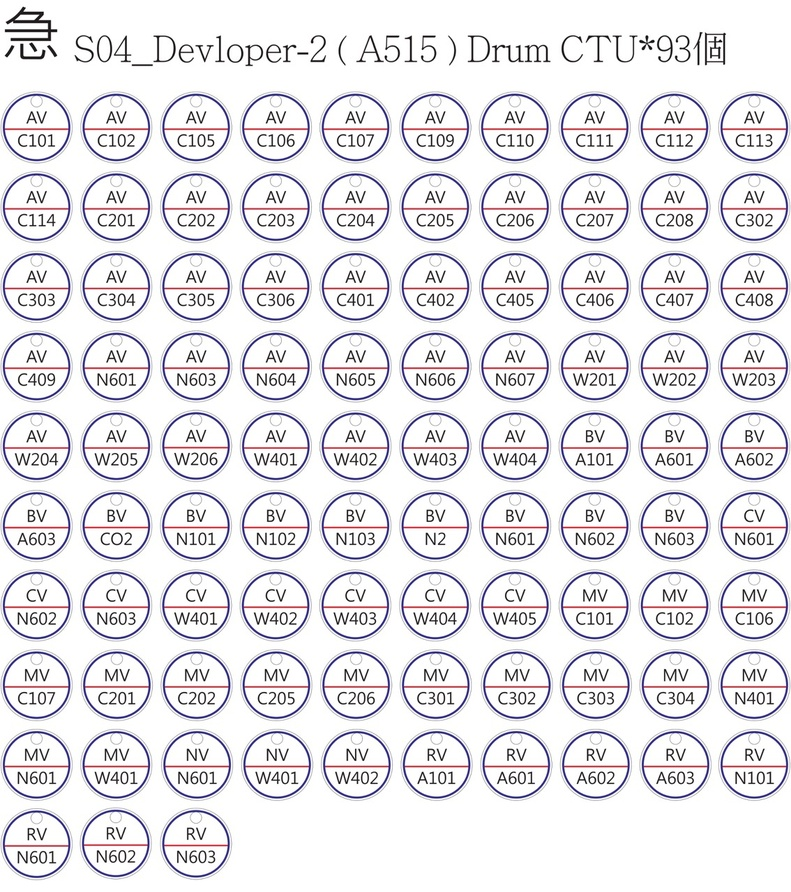
#> input picture dataset/images/train/大260202 AP7-P2設備-O-page-00001.jpeg, 791 x 892 px, shrunk from 1134 x 1280 before the run; its folder holds only this picture in this run
$ python label_tool.py -i dataset/images/train
#> lines starting #> are read from the running program, lines starting #| are printed output that depends on the picture
"""
Automatic Label Generation Tool using Hough Circle Detection

This tool provides semi-automated labeling for YOLO training by detecting
circles in images and creating initial bounding box annotations.
"""

import random
import shutil
from pathlib import Path

import cv2
import numpy as np


def detect_circles_hough(
    image: np.ndarray,
    dp: float = 1.2,
    min_dist: int = 50,
    param1: int = 50,
    param2: int = 30,
    min_radius: int = 20,
    max_radius: int = 100
) -> list[tuple[int, int, int]]:
    """
    Detect circles using Hough Circle Transform.

    Args:
        image: Input BGR image
        dp: Inverse ratio of accumulator resolution to image resolution
        min_dist: Minimum distance between circle centers
        param1: Higher threshold for Canny edge detector
        param2: Threshold for center detection
        min_radius: Minimum circle radius
        max_radius: Maximum circle radius

    Returns:
        List of (center_x, center_y, radius) tuples
    """
    # Convert to grayscale
    gray = cv2.cvtColor(image, cv2.COLOR_BGR2GRAY)

    # Apply Gaussian blur to reduce noise
    blurred = cv2.GaussianBlur(gray, (9, 9), 2)

    # Detect circles
    circles = cv2.HoughCircles(
        blurred,
        cv2.HOUGH_GRADIENT,
        dp=dp,
        minDist=min_dist,
        param1=param1,
        param2=param2,
        minRadius=min_radius,
        maxRadius=max_radius
    )

    if circles is None:
        return []

    # Convert to list of tuples
    circles = np.round(circles[0, :]).astype(int)
    return [(int(c[0]), int(c[1]), int(c[2])) for c in circles]


def circle_to_yolo_bbox(
    cx: int, cy: int, radius: int,
    img_width: int, img_height: int,
    padding_ratio: float = 0.1
) -> tuple[float, float, float, float]:
    """
    Convert a circle to YOLO format bounding box.

    YOLO format: <class_id> <x_center> <y_center> <width> <height>
    All values normalized to [0, 1]

    Args:
        cx, cy: Circle center coordinates
        radius: Circle radius
        img_width, img_height: Image dimensions
        padding_ratio: Extra padding around the circle (ratio of radius)

    Returns:
        Tuple of (x_center, y_center, width, height) normalized to [0, 1]
    """
    # Add padding to make sure we capture the full circle
    padded_radius = radius * (1 + padding_ratio)

    # Calculate bounding box (use square for circles)
    box_size = padded_radius * 2

    # Normalize to [0, 1]
    x_center = cx / img_width
    y_center = cy / img_height
    width = box_size / img_width
    height = box_size / img_height

    # Clamp to valid range
    x_center = max(0.0, min(1.0, x_center))
    y_center = max(0.0, min(1.0, y_center))
    width = max(0.0, min(1.0, width))
    height = max(0.0, min(1.0, height))

    return x_center, y_center, width, height


def generate_labels_for_image(
    image_path: Path,
    output_label_path: Path,
    class_id: int = 0,
    **hough_params
) -> int:
    """
    Generate YOLO label file for a single image.

    Args:
        image_path: Path to input image
        output_label_path: Path to save label file
        class_id: Class ID for the labels
        **hough_params: Parameters for Hough Circle detection

    Returns:
        Number of circles detected
    """
    image = cv2.imread(str(image_path))
    if image is None:
        print(f"Error: Could not load image {image_path}")
        return 0

    h, w = image.shape[:2]

    # Detect circles
    circles = detect_circles_hough(image, **hough_params)

    if not circles:
        print(f"Warning: No circles found in {image_path.name}")
        return 0

    # Write YOLO format labels
    output_label_path.parent.mkdir(parents=True, exist_ok=True)

    with open(output_label_path, 'w') as f:
        for cx, cy, radius in circles:
            x_c, y_c, bw, bh = circle_to_yolo_bbox(cx, cy, radius, w, h)
            f.write(f"{class_id} {x_c:.6f} {y_c:.6f} {bw:.6f} {bh:.6f}\n")

    print(f"Generated {len(circles)} labels for {image_path.name}")
    return len(circles)


# [46 lines left out: function visualize_detections, not called in this run]


def create_yolo_dataset(
    input_dir: Path,
    output_dir: Path,
    train_ratio: float = 0.8,
    **hough_params
) -> dict:
    """
    Create a complete YOLO dataset from a directory of images.

    Args:
        input_dir: Directory containing input images
        output_dir: Directory to create dataset in
        train_ratio: Ratio of images for training (rest goes to validation)
        **hough_params: Parameters for Hough Circle detection

    Returns:
        Dictionary with statistics about the created dataset
    """
#> called with train_ratio = 0.8
    input_dir = Path(input_dir)
    output_dir = Path(output_dir)

    # Find all images
    image_extensions = {'.jpg', '.jpeg', '.png', '.bmp'}
    images = [
        p for p in input_dir.iterdir()
        if p.suffix.lower() in image_extensions
    ]

    if not images:
        print(f"No images found in {input_dir}")
        return {"total_images": 0, "total_labels": 0}

    # Shuffle and split
    random.shuffle(images)
    split_idx = int(len(images) * train_ratio)
    train_images = images[:split_idx]
    val_images = images[split_idx:]

    # Create directories
    train_img_dir = output_dir / "images" / "train"
    val_img_dir = output_dir / "images" / "val"
    train_label_dir = output_dir / "labels" / "train"
    val_label_dir = output_dir / "labels" / "val"

    for d in [train_img_dir, val_img_dir, train_label_dir, val_label_dir]:
        d.mkdir(parents=True, exist_ok=True)

    # Process images
    stats = {
        "train_images": len(train_images),
        "val_images": len(val_images),
        "train_labels": 0,
        "val_labels": 0,
    }

    # Process training images
    for img_path in train_images:
        # Copy image
        dst_img = train_img_dir / img_path.name
        shutil.copy2(img_path, dst_img)

        # Generate label
        label_name = img_path.stem + ".txt"
        dst_label = train_label_dir / label_name

        count = generate_labels_for_image(img_path, dst_label, **hough_params)
        stats["train_labels"] += count

    # Process validation images
    for img_path in val_images:
        # Copy image
        dst_img = val_img_dir / img_path.name
        shutil.copy2(img_path, dst_img)

        # Generate label
        label_name = img_path.stem + ".txt"
        dst_label = val_label_dir / label_name

        count = generate_labels_for_image(img_path, dst_label, **hough_params)
#> in generate_labels_for_image, image is the input picture: shape (892, 791, 3); mean B, G, R 233.2, 229.5, 231.4
#> in detect_circles_hough, `gray = cv2.cvtColor(image, cv2.COLOR_BGR2GRAY)`:
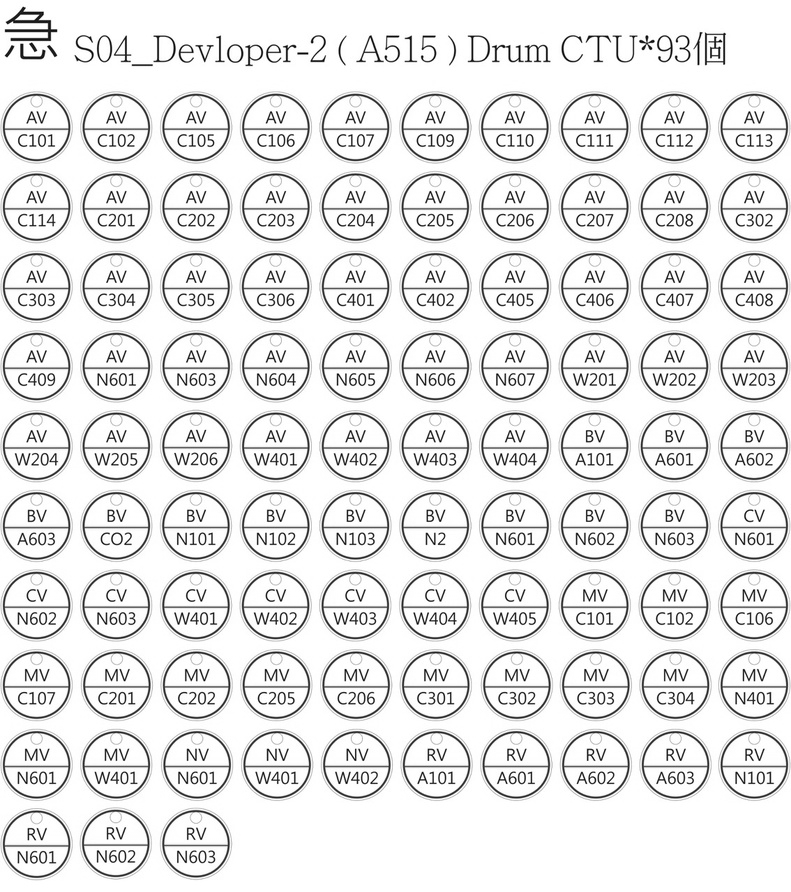
#> gray: shape (892, 791); min 0, max 255, mean 230.5
#> in detect_circles_hough, `blurred = cv2.GaussianBlur(gray, (9, 9), 2)`:
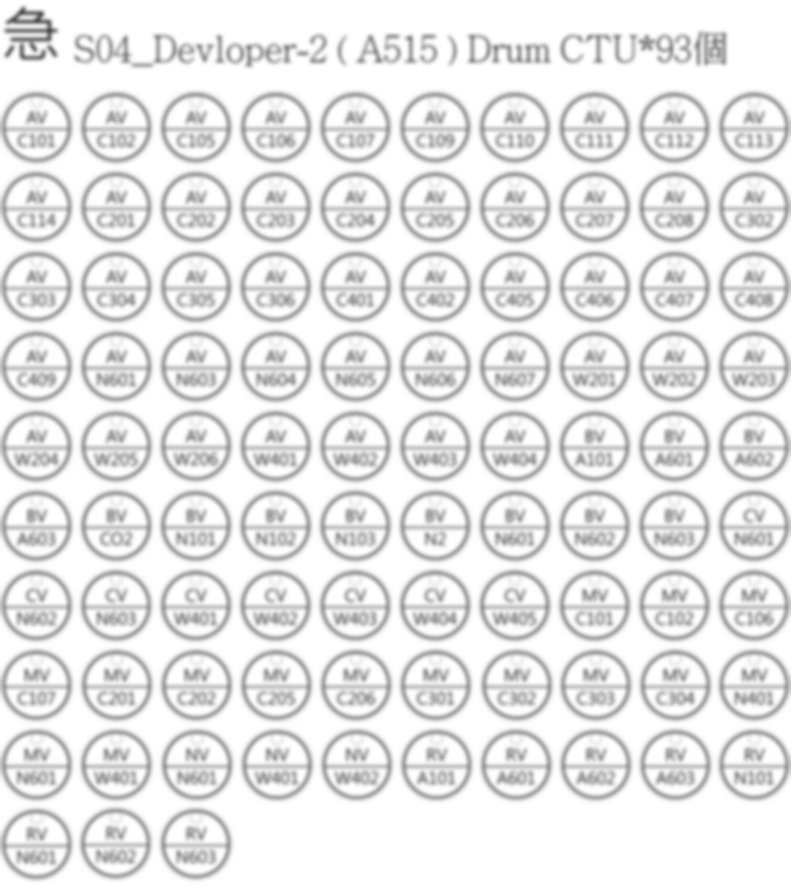
#> blurred: shape (892, 791); min 76, max 255, mean 230.5
#> in detect_circles_hough, `circles = cv2.HoughCircles( blurred, cv2.HOUGH_GRADIENT, dp=dp, minDis..`: circles = 168 rows, first 8: [675, 684.6, 35.36], [115.8, 445.8, 35.36], [435, 445.8, 35.36], [196.2, 684.6, 35.36], [275.4, 445.8, 35.36], [355.8, 684.6, 35.36], [435, 286.2, 35.48], [275.4, 525, 35.48]
#> in detect_circles_hough, `circles = np.round(circles[0, :]).astype(int)`: circles = 168 rows, first 8: [675, 685, 35], [116, 446, 35], [435, 446, 35], [196, 685, 35], [275, 446, 35], [356, 685, 35], [435, 286, 35], [275, 525, 35]
#> in generate_labels_for_image, `circles = detect_circles_hough(image, **hough_params)`: circles = 168 items, first 6: (675, 685, 35), (116, 446, 35), (435, 446, 35), (196, 685, 35), (275, 446, 35), (356, 685, 35)
#> the loop in generate_labels_for_image, `for cx, cy, radius in circles:` made 168 passes
#> (cx, cy, radius, padded_radius in circle_to_yolo_bbox, box_size in circle_to_yolo_bbox, x_center in circle_to_yolo_bbox, y_center in circle_to_yolo_bbox, width in circle_to_yolo_bbox) on passes 1 to 3: (675, 685, 35, 38.5, 77, 0.853, 0.768, 0.0973), (116, 446, 35, 38.5, 77, 0.147, 0.5, 0.0973), (435, 446, 35, 38.5, 77, 0.55, 0.5, 0.0973)
#| Generated 168 labels for 大260202 AP7-P2設備-O-page-00001.jpeg
        stats["val_labels"] += count

    # Create data.yaml
    data_yaml = output_dir / "data.yaml"
    with open(data_yaml, 'w') as f:
        f.write(f"path: {output_dir.absolute()}\n")
        f.write("train: images/train\n")
        f.write("val: images/val\n\n")
        f.write("names:\n")
        f.write("  0: circle_label\n\n")
        f.write("nc: 1\n")

    print(f"\nDataset created at {output_dir}")
    print(f"Training: {stats['train_images']} images, {stats['train_labels']} labels")
#| Training: 0 images, 0 labels
    print(f"Validation: {stats['val_images']} images, {stats['val_labels']} labels")
#| Validation: 1 images, 168 labels

    return stats


if __name__ == "__main__":
    import argparse

    parser = argparse.ArgumentParser(description="Generate YOLO labels from images with circles")
    parser.add_argument("--input", "-i", type=str, required=True, help="Input image directory")
    parser.add_argument("--output", "-o", type=str, default="dataset", help="Output dataset directory")
    parser.add_argument("--train-ratio", type=float, default=0.8, help="Training set ratio")
    parser.add_argument("--min-dist", type=int, default=50, help="Minimum distance between circles")
    parser.add_argument("--param1", type=int, default=50, help="Canny edge threshold")
    parser.add_argument("--param2", type=int, default=30, help="Circle detection threshold")
    parser.add_argument("--min-radius", type=int, default=20, help="Minimum circle radius")
    parser.add_argument("--max-radius", type=int, default=100, help="Maximum circle radius")
    parser.add_argument("--visualize", "-v", action="store_true", help="Create visualization images")

    args = parser.parse_args()

    input_dir = Path(args.input)
    output_dir = Path(args.output)

    hough_params = {
        "min_dist": args.min_dist,
        "param1": args.param1,
        "param2": args.param2,
        "min_radius": args.min_radius,
        "max_radius": args.max_radius,
    }

    stats = create_yolo_dataset(
        input_dir,
        output_dir,
        train_ratio=args.train_ratio,
        **hough_params
    )

    # Optionally create visualizations
    if args.visualize:
        viz_dir = output_dir / "visualizations"
        viz_dir.mkdir(exist_ok=True)

        for split in ["train", "val"]:
            img_dir = output_dir / "images" / split
            label_dir = output_dir / "labels" / split

            for img_path in img_dir.iterdir():
                if img_path.suffix.lower() in {'.jpg', '.jpeg', '.png', '.bmp'}:
                    label_path = label_dir / (img_path.stem + ".txt")
                    viz_path = viz_dir / f"{split}_{img_path.name}"
                    visualize_detections(img_path, label_path, viz_path)

        print(f"\nVisualizations saved to {viz_dir}")

$ run again, on dataset/images/train/大260202 AP7-P2設備-O-page-00002.jpeg
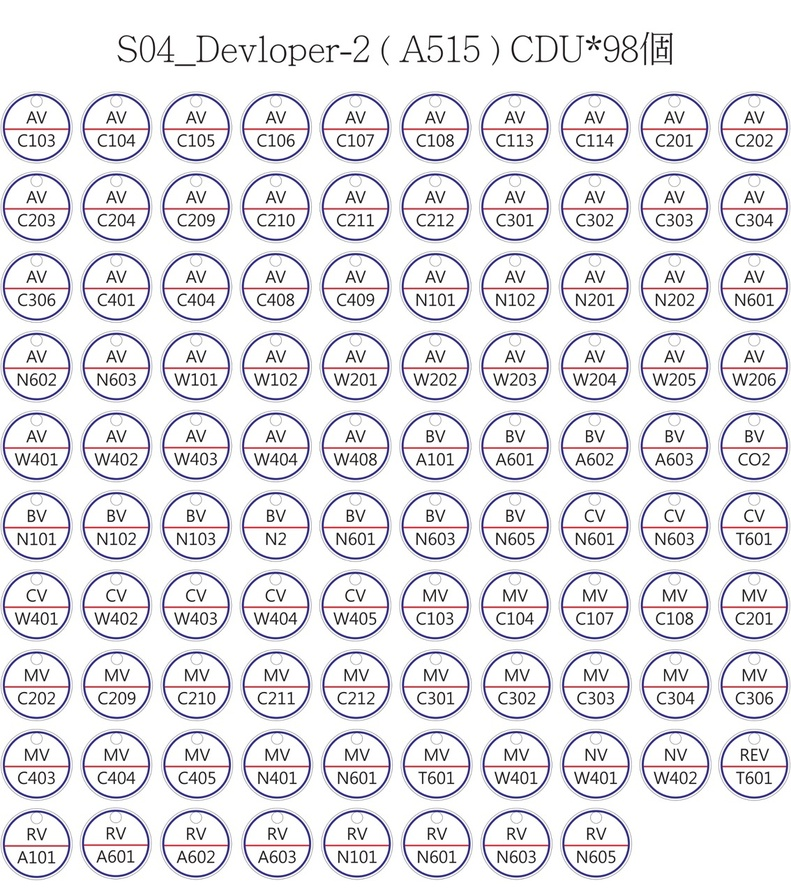
#> input picture dataset/images/train/大260202 AP7-P2設備-O-page-00002.jpeg, 791 x 892 px, shrunk from 1134 x 1280 before the run
#> in generate_labels_for_image, image is the input picture: shape (892, 791, 3); mean B, G, R 232.4, 228.6, 230.6
#> in detect_circles_hough, `gray = cv2.cvtColor(image, cv2.COLOR_BGR2GRAY)`:
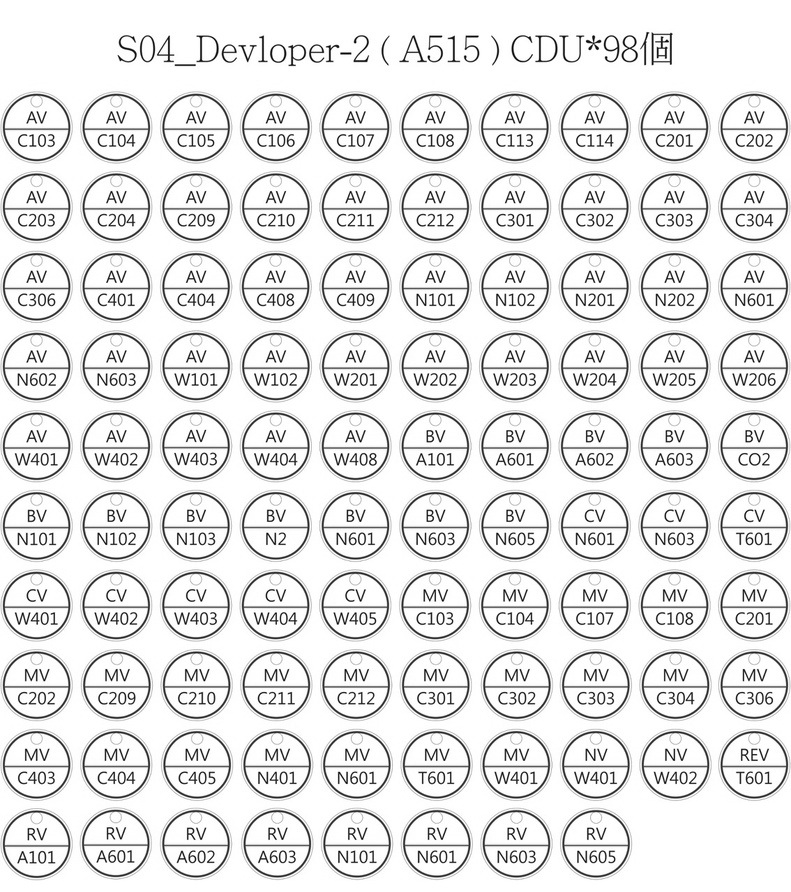
#> gray: shape (892, 791); min 0, max 255, mean 229.6
#> in detect_circles_hough, `blurred = cv2.GaussianBlur(gray, (9, 9), 2)`:
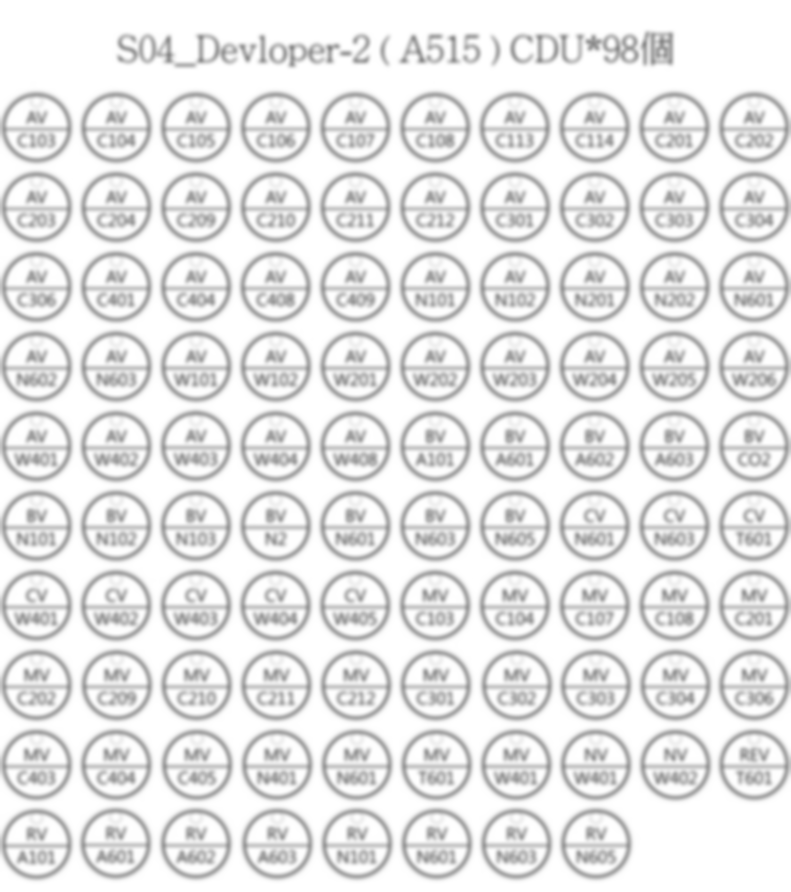
#> blurred: shape (892, 791); min 139, max 255, mean 229.6
#> in detect_circles_hough, `circles = cv2.HoughCircles( blurred, cv2.HOUGH_GRADIENT, dp=dp, minDis..`: circles = 179 rows, first 8: [675, 684.6, 35.36], [115.8, 445.8, 35.36], [435, 445.8, 35.36], [196.2, 684.6, 35.36], [275.4, 445.8, 35.36], [115.8, 286.2, 35.36], [355.8, 684.6, 35.36], [594.6, 286.2, 35.36]
#> in detect_circles_hough, `circles = np.round(circles[0, :]).astype(int)`: circles = 179 rows, first 8: [675, 685, 35], [116, 446, 35], [435, 446, 35], [196, 685, 35], [275, 446, 35], [116, 286, 35], [356, 685, 35], [595, 286, 35]
#> in generate_labels_for_image, `circles = detect_circles_hough(image, **hough_params)`: circles = 179 items, first 6: (675, 685, 35), (116, 446, 35), (435, 446, 35), (196, 685, 35), (275, 446, 35), (116, 286, 35)
#> the loop in generate_labels_for_image, `for cx, cy, radius in circles:` made 179 passes
#> (cx, cy, radius, padded_radius in circle_to_yolo_bbox, box_size in circle_to_yolo_bbox, x_center in circle_to_yolo_bbox, y_center in circle_to_yolo_bbox, width in circle_to_yolo_bbox) on passes 1 to 3: (675, 685, 35, 38.5, 77, 0.853, 0.768, 0.0973), (116, 446, 35, 38.5, 77, 0.147, 0.5, 0.0973), (435, 446, 35, 38.5, 77, 0.55, 0.5, 0.0973)
#| Generated 179 labels for 大260202 AP7-P2設備-O-page-00002.jpeg
#| Training: 0 images, 0 labels
#| Validation: 1 images, 179 labels
